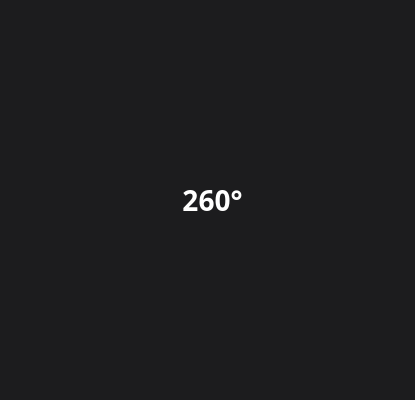
     <widget class="QWidget" name="widget_4" native="true">
      <property name="minimumSize">
       <size>
        <width>0</width>
        <height>400</height>
       </size>
      </property>
      <property name="maximumSize">
       <size>
        <width>16777215</width>
        <height>400</height>
       </size>
      </property>
      <property name="autoFillBackground">
       <bool>false</bool>
      </property>
      <property name="styleSheet">
       <string notr="true">background: #1C1C1E;
border-radius: 15px;</string>
      </property>
      <widget class="QLabel" name="Yaw">
       <property name="geometry">
        <rect>
         <x>125</x>
         <y>115</y>
         <width>175</width>
         <height>170</height>
        </rect>
       </property>
       <property name="font">
        <font>
         <family>Umpush</family>
         <pointsize>21</pointsize>
         <weight>75</weight>
         <bold>true</bold>
        </font>
       </property>
       <property name="styleSheet">
        <string notr="true">background:none;
color: rgb(255, 255, 255);</string>
       </property>
       <property name="text">
        <string>260°</string>
       </property>
       <property name="alignment">
        <set>Qt::AlignCenter</set>
       </property>
      </widget>
      <widget class="QLabel" name="labelCompass">
       <property name="geometry">
        <rect>
         <x>15</x>
         <y>5</y>
         <width>391</width>
         <height>391</height>
        </rect>
       </property>
       <property name="styleSheet">
        <string notr="true">padding:0;
border-radius:195px;</string>
       </property>
       <property name="text">
        <string/>
       </property>
       <property name="pixmap">
        <pixmap>Downloads/background.png</pixmap>
       </property>
       <property name="scaledContents">
        <bool>true</bool>
       </property>
       <property name="alignment">
        <set>Qt::AlignCenter</set>
       </property>
      </widget>
      <widget class="QLabel" name="labeldot">
       <property name="geometry">
        <rect>
         <x>15</x>
         <y>5</y>
         <width>391</width>
         <height>391</height>
        </rect>
       </property>
       <property name="autoFillBackground">
        <bool>false</bool>
       </property>
       <property name="styleSheet">
        <string notr="true">padding:0;
border-radius:195px;
background:none;</string>
       </property>
       <property name="text">
        <string/>
       </property>
       <property name="pixmap">
        <pixmap>Downloads/dot1.png</pixmap>
       </property>
       <property name="scaledContents">
        <bool>true</bool>
       </property>
       <property name="alignment">
        <set>Qt::AlignCenter</set>
       </property>
      </widget>
      <zorder>labelCompass</zorder>
      <zorder>Yaw</zorder>
      <zorder>labeldot</zorder>
     </widget>
